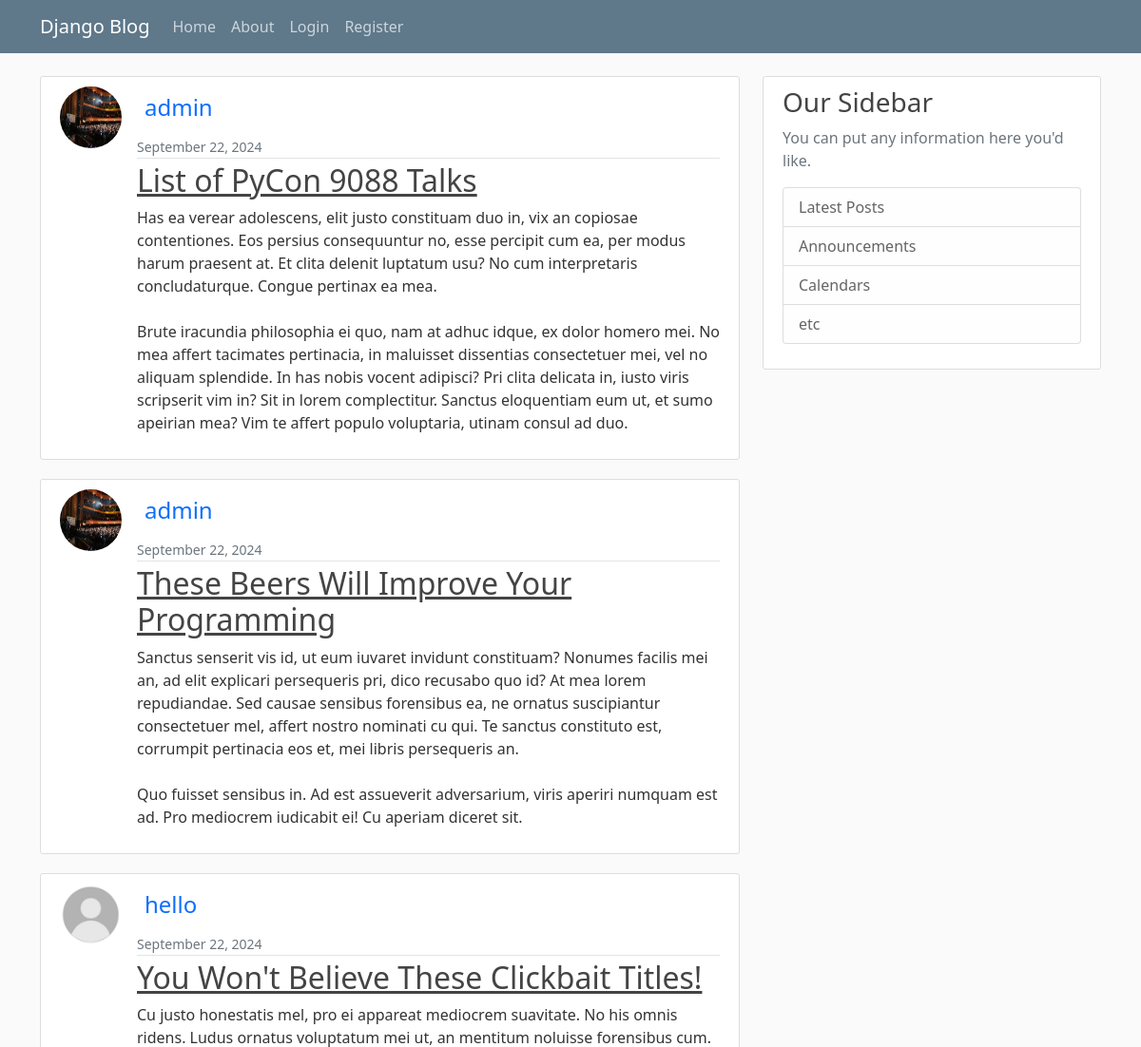
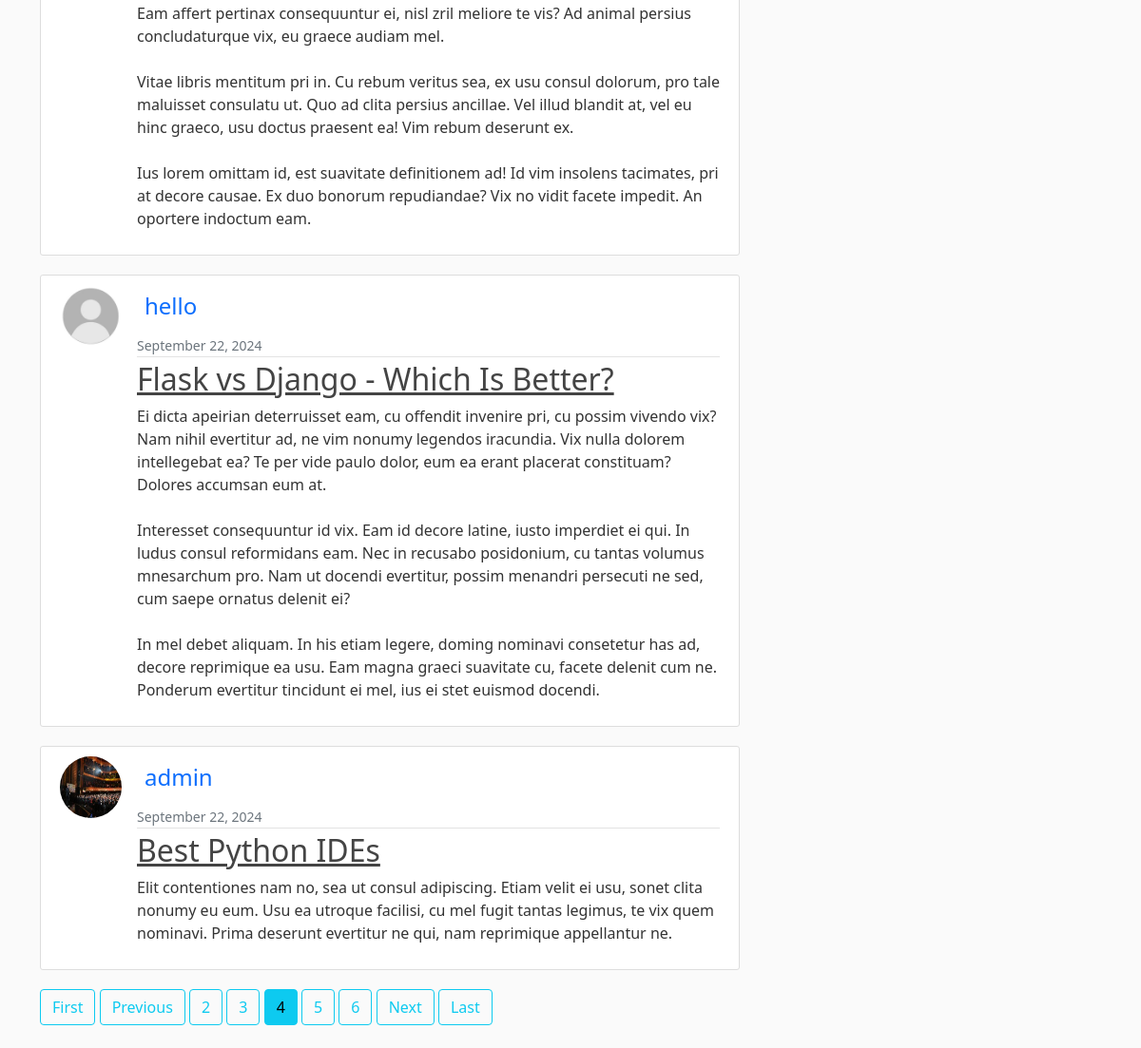
/?page=4, run on the app's committed database (2 pictures, top to bottom).
### blog/models.py (models this page shows, shortened)
class Post(models.Model):
    title=models.CharField(max_length=100)
    content=models.TextField()#for large amount of text, since posts can contain many text.
    date_posted=models.DateTimeField(default=timezone.now)#we dont pass timezone.now() as a function, but pass timezone.now as a reference to the function. if we passed it as function i.e using paranthesis, then it would return the time when this model was created, but we pass it as a reference whenever the user creates the post
    author=models.ForeignKey(User,on_delete=models.CASCADE)#author: a ForeignKey linking to the User model. This establishes a many-to-one relationship, meaning each post is written by one user, but each user can write many posts. The on_delete=models.CASCADE parameter specifies that if a user is deleted, all of their posts will also be deleted automatically, which is a common behavior in blog applications to maintain referential integrity.

### users/models.py (models this page shows, shortened)
class Profile(models.Model):
    user = models.OneToOneField(User,on_delete=models.CASCADE)
    image= models.ImageField(default="default.jpg",upload_to="profile_pics")

### blog/views.py (the view)
# urls.py: path('',PostListView.as_view(),name='blog-home'),
class PostListView(ListView):
    model = Post
    template_name = 'blog/home.html' # <app>/<model>_<viewtype>.html
    context_object_name = 'posts'
    ordering = ['-date_posted'] # here '-' sign changes the order of the posts from oldest2latest to latest2oldest
    paginate_by =5 #no. of posts per page

### blog/templates/blog/home.html
{% extends 'blog/base.html' %} {% block content %} {% for post in posts%}
<article class="media content-section d-flex">
    <img src="{{ post.author.profile.image.url }}" class="rounded-circle article-img">
    <div class="media-body ">
        <div class="article-metadata d-flex flex-column ">
            <a class=" p-2 text-decoration-none h4" href="{%url 'user-posts' post.author.username %}">{{ post.author }}</a>
            <small class="text-muted  ">{{ post.date_posted|date:'F d, Y' }}</small>
        </div>
        <h2><a class="article-title" href="{% url 'post-detail' post.id %}">{{ post.title }}</a></h2>
        <p class="article-content">{{ post.content }}</p>
    </div>
</article>
{% endfor %}
{% if is_paginated%}
    {% if page_obj.has_previous %}
        <a href="?page=1" class="btn btn-outline-info mb-4">First</a>
        <a href="?page={{ page_obj.previous_page_number }}" class="btn btn-outline-info mb-4">Previous</a>
    {% endif %}
{% for num in page_obj.paginator.page_range %}
    {% if page_obj.number == num %}
        <a href="?page={{ num }}" class="btn btn-info mb-4">{{ num }}</a>
    {% elif num > page_obj.number|add:'-3' and num < page_obj.number|add:'3' %}
        <a href="?page={{ num }}" class="btn btn-outline-info mb-4">{{ num }}</a>
    {% endif %}
{% endfor %}
{% if page_obj.has_next %}
    <a href="?page={{ page_obj.next_page_number }}" class="btn btn-outline-info mb-4">Next</a>
    <a href="?page={{ page_obj.paginator.num_pages }}" class="btn btn-outline-info mb-4">Last</a>
{% endif %}
{% endif %}
{% endblock %}

### blog/static/blog/main.css (style rules this page uses)
body { background: #fafafa; color: #333333; margin-top: 5rem; }
h1, h2, h3, h4, h5, h6 { color: #444444; }
.content-section { background: #ffffff; padding: 10px 20px; border: 1px solid #dddddd; border-radius: 3px; margin-bottom: 20px; }
.article-title { color: #444444; }
.article-content { white-space: pre-line; }
.article-img { height: 65px; width: 65px; margin-right: 16px; }
.article-metadata { padding-bottom: 1px; margin-bottom: 4px; border-bottom: 1px solid #e3e3e3 }

### data on the page
Post: author.profile.image (picture), author "admin", date_posted "September 22, 2024", title "List of PyCon 9088 Talks", content "Has ea verear adolescens, elit justo constituam duo in, vix an copiosae contentiones. Eos persius consequuntur no, esse percipit cum ea, per modus harum praesent at. Et clita delenit luptatum usu? No cum interpretaris concludaturque. Congue pertinax ea mea. Brute iracundia philosophia ei quo, nam at adhuc idque, ex dolor homero mei. No mea affert tacimates pertinacia, in maluisset dissentias consectetuer mei, vel no aliquam splendide. In has nobis vocent adipisci? Pri clita delicata in, iusto viris scripserit vim in? Sit in lorem complectitur. Sanctus eloquentiam eum ut, et sumo apeirian mea? Vim te affert populo voluptaria, utinam consul ad duo."
Post: author.profile.image (picture), author "admin", date_posted "September 22, 2024", title "These Beers Will Improve Your Programming", content "Sanctus senserit vis id, ut eum iuvaret invidunt constituam? Nonumes facilis mei an, ad elit explicari persequeris pri, dico recusabo quo id? At mea lorem repudiandae. Sed causae sensibus forensibus ea, ne ornatus suscipiantur consectetuer mel, affert nostro nominati cu qui. Te sanctus constituto est, corrumpit pertinacia eos et, mei libris persequeris an. Quo fuisset sensibus in. Ad est assueverit adversarium, viris aperiri numquam est ad. Pro mediocrem iudicabit ei! Cu aperiam diceret sit."
Post: author.profile.image (placeholder picture), author "hello", date_posted "September 22, 2024", title "You Won't Believe These Clickbait Titles!", content "Cu justo honestatis mel, pro ei appareat mediocrem suavitate. No his omnis ridens. Ludus ornatus voluptatum mei ut, an mentitum noluisse forensibus cum. Eam affert pertinax consequuntur ei, nisl zril meliore te vis? Ad animal persius concludaturque vix, eu graece audiam mel. Vitae libris mentitum pri in. Cu rebum veritus sea, ex usu consul dolorum, pro tale maluisset consulatu ut. Quo ad clita persius ancillae. Vel illud blandit at, vel eu hinc graeco, usu doctus praesent ea! Vim rebum deserunt ex. Ius lorem omittam id, est suavitate definitionem ad! Id vim insolens tacimates, pri at decore causae. Ex duo bonorum repudiandae? Vix no vidit facete impedit. An oportere indoctum eam."
Post: author.profile.image (placeholder picture), author "hello", date_posted "September 22, 2024", title "Flask vs Django - Which Is Better?", content "Ei dicta apeirian deterruisset eam, cu offendit invenire pri, cu possim vivendo vix? Nam nihil evertitur ad, ne vim nonumy legendos iracundia. Vix nulla dolorem intellegebat ea? Te per vide paulo dolor, eum ea erant placerat constituam? Dolores accumsan eum at. Interesset consequuntur id vix. Eam id decore latine, iusto imperdiet ei qui. In ludus consul reformidans eam. Nec in recusabo posidonium, cu tantas volumus mnesarchum pro. Nam ut docendi evertitur, possim menandri persecuti ne sed, cum saepe ornatus delenit ei? In mel debet aliquam. In his etiam legere, doming nominavi consetetur has ad, decore reprimique ea usu. Eam magna graeci suavitate cu, facete delenit cum ne. Ponderum…"
Post: author.profile.image (picture), author "admin", date_posted "September 22, 2024", title "Best Python IDEs", content "Elit contentiones nam no, sea ut consul adipiscing. Etiam velit ei usu, sonet clita nonumy eu eum. Usu ea utroque facilisi, cu mel fugit tantas legimus, te vix quem nominavi. Prima deserunt evertitur ne qui, nam reprimique appellantur ne."

### other printed values
{{ num }} "2" "3" "5" "6"
{{ num }} "4"
